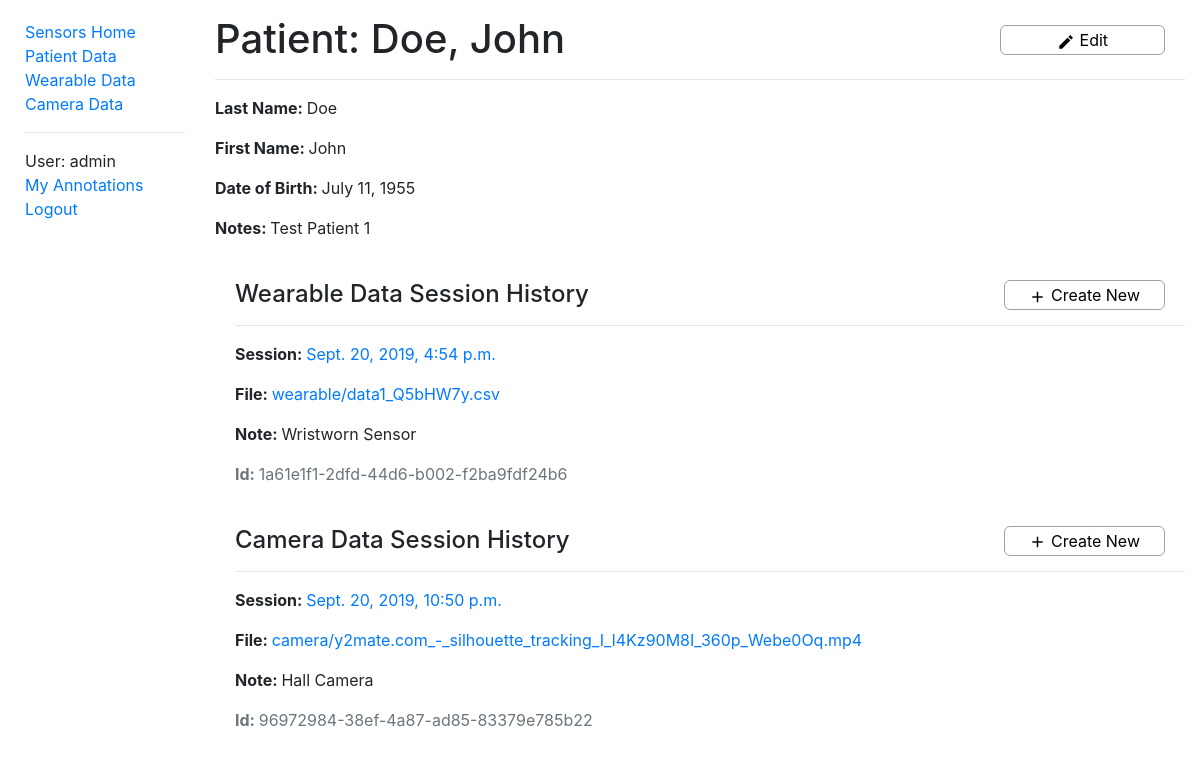
/sensors/patientdata/1 (signed in), run on the app's committed database.
### sensors/models.py (models this page shows, shortened)
class PatientData(models.Model):
    id = models.AutoField(primary_key=True)
    first_name = models.CharField(max_length=50, help_text='Patient first name')
    last_name = models.CharField(max_length=50, help_text='Patient last name')
    date_of_birth = models.DateField()
    notes = models.CharField(max_length=500, help_text='Notes regarding patient')
    class Meta:
        ordering = ['last_name']
        permissions = (("can_alter_patientdata", "Can create or edit patient data entries."),)
    def __str__(self):
        return f'{self.last_name}, {self.first_name}'

class WearableData(models.Model):
    id = models.UUIDField(primary_key=True, default=uuid.uuid4, help_text='Unique ID for this wearable data')
    patient = models.ForeignKey('PatientData', on_delete=models.CASCADE, null=True, related_name='wearables')
    filename = models.FileField(upload_to='wearable/')
    time = models.DateTimeField(help_text='Session date & time')
    note = models.CharField(max_length=500, help_text='Note regarding wearable data')
    class Meta:
        ordering = ['patient', '-time']
        permissions = (("can_alter_wearabledata", "Can create or edit wearable data entries."),)

class CameraData(models.Model):
    id = models.UUIDField(primary_key=True, default=uuid.uuid4, help_text='Unique ID for this wearable data')
    patient = models.ForeignKey('PatientData', on_delete=models.CASCADE, null=True, related_name='cameras')
    filename = models.FileField(upload_to='camera/')
    framerate = models.CharField(
        max_length=7,
        choices=FRAME_RATES,
        default='Film',
        help_text='Video framerate',
    )
    time = models.DateTimeField(help_text='Session date & time')
    note = models.CharField(max_length=500, help_text='Note regarding camera data')
    class Meta:
        ordering = ['patient', '-time']
        permissions = (("can_alter_cameradata", "Can create or edit camera data entries."),)

### sensors/views.py (the view)
# urls.py: re_path(r'^patientdata/(?P<pk>\d+)$', views.PatientDataDetailView.as_view(), name='patientdata-detail'),
class PatientDataDetailView(LoginRequiredMixin, generic.DetailView):
    model = PatientData

### sensors/context_processors.py (called while the page is built)
def extra_context(request):
    return {'media_url': settings.MEDIA_URL}

### sensors/templates/sensors/patientdata_detail.html
{% extends "base.html" %}
{% block content %}
  <div class="titleText">
    <h1>Patient: {{ patientdata }}</h1>
    {% if perms.sensors.can_alter_patientdata %}
      <button id="edit" class="titleButton controlButtonXL" data-toggle="tooltip" data-placement="bottom" data-trigger="hover"
            title="Edit Camera Data"><i class="material-icons buttonIconS">create</i> Edit</button>
    {% endif %}
  </div>
  <hr>
  <p><strong>Last Name: </strong>{{ patientdata.last_name }}</p>
  <p><strong>First Name: </strong>{{ patientdata.first_name }}</p>
  <p><strong>Date of Birth: </strong>{{ patientdata.date_of_birth }}</p>
  <p><strong>Notes: </strong>{{ patientdata.notes }}</p>
  <div style="margin-left:20px;margin-top:40px">
    <div class="titleText">
      <h4>Wearable Data Session History</h4>
      {% if perms.sensors.can_alter_wearabledata %}
        <button type='button' class="createNewSessionButton controlButtonXL"
                onclick='window.location.href="{% url 'create_wearabledata' patientdata.id %}"'>
          <i class="material-icons buttonIconS">add</i> Create New
        </button>
      {% endif %}
    </div>
    {% for wearable in patientdata.wearables.all %}
      <hr>
      <p><strong>Session: </strong><a href="{% url 'wearabledata-detail' wearable.id %}">{{ wearable.time }}</a></p>
      <p><strong>File: </strong><a href="{{ media_url }}{{ wearable.filename }}">{{ wearable.filename }}</a></p>
      <p><strong>Note: </strong>{{wearable.note}}</p>
      <p class='text-muted'><strong>Id: </strong>{{wearable.id}}</p>
    {% empty %}
      <hr>
      <p><em>No data.</em></p>
    {% endfor %}
  </div>
  <div style="margin-left:20px;margin-top:40px">
    <div class="titleText">
      <h4>Camera Data Session History</h4>
      {% if perms.sensors.can_alter_cameradata %}
        <button type='button' class="createNewSessionButton controlButtonXL"
                onclick='window.location.href="{% url 'create_cameradata' patientdata.id %}"'>
          <i class="material-icons buttonIconS">add</i> Create New</button>
      {% endif %}
    </div>
    {% for camera in patientdata.cameras.all %}
      <hr>
      <p><strong>Session: </strong><a href="{% url 'cameradata-detail' camera.id %}">{{ camera.time }}</a></p>
      <p><strong>File: </strong><a href="{{ media_url }}{{ camera.filename }}">{{ camera.filename }}</a></p>
      <p><strong>Note: </strong>{{camera.note}}</p>
      <p class='text-muted'><strong>Id: </strong>{{camera.id}}</p>
    {% empty %}
      <hr>
      <p><em>No data.</em></p>
    {% endfor %}
  </div>
{% endblock %}

### sensors/templates/base.html (shortened to what this page needs)
<!DOCTYPE html>
<html xmlns="http://www.w3.org/1999/xhtml" lang="en-GB" xml:lang="en-GB">
<head>
  <link rel="stylesheet"
        href="https://stackpath.bootstrapcdn.com/bootstrap/4.1.3/css/bootstrap.min.css"
>
  {% load static %}
  <link rel="stylesheet"
        href="{% static 'css/styles.css' %}">
</head>
<body>
<div class="container-fluid">
  <div class="row">
    <div class="col-sm-2">
      {% block sidebar %}
        <ul class="sidebar-nav">
          <li><a href="{% url 'index' %}">Sensors Home</a></li>
          {% if user.is_authenticated %}
            <li><a href="{% url 'patientdata' %}">Patient Data</a></li>
            <li><a href="{% url 'wearabledata' %}">Wearable Data</a></li>
            <li><a href="{% url 'cameradata' %}">Camera Data</a></li>
            <hr>
            <li>User: {{ user.get_username }}</li>
            <li><a href="{% url 'my-annotations' %}">My Annotations</a></li>
            <li><a href="{% url 'logout'%}?next={{request.path}}">Logout</a></li>
          {% else %}
            <li><a href="{% url 'login'%}?next={{request.path}}">Login</a></li>
          {% endif %}
        </ul>
      {% endblock %}
    </div>
    <div class="col-sm-10" style=margin-top:15px;padding:10">
      {% block content %}{% endblock %}
    </div>
  </div>
</div>
</body>
</html>

### sensors/static/css/styles.css (style rules this page uses)
.sidebar-nav { margin-top: 20px; margin-left: 10px; padding: 0; list-style: none; }
.titleText { position: relative; }
.titleButton { position: absolute; right: 20px; top: 10px; }
.createNewSessionButton { position: absolute; right: 20px; top: 0; }
.buttonIconS { position: relative; font-size: 18px; vertical-align: middle; }
.controlButtonXL, .controlButtonL2, .controlButtonL, .controlButtonM, .controlButtonS, .controlButtonXS, .dropDown, .dropDownS, .downloadFormatDropDown, .rewindTextValue, .otherText, .currentFrameText, .currentTimeText { display: table-cell; vertical-align: top; border: 1px solid #a0a0a0; }
.controlButtonXL, .controlButtonL2, .controlButtonL, .controlButtonM, .controlButtonS { background-color: white; height: 30px; border-radius: 6px; }
.controlButtonXL { width: 17%; min-width: 120px; }

### data on the page
PatientData: last_name+first_name "Doe, John", last_name "Doe", first_name "John", date_of_birth "July 11, 1955", notes "Test Patient 1"
WearableData: time "Sept. 20, 2019, 4:54 p.m.", filename "wearable/data1_Q5bHW7y.csv", note "Wristworn Sensor", id "1a61e1f1-2dfd-44d6-b002-f2ba9fdf24b6"
CameraData: time "Sept. 20, 2019, 10:50 p.m.", filename "camera/y2mate.com_-_silhouette_tracking_I_l4Kz90M8I_360p_Webe0Oq.mp4", note "Hall Camera", id "96972984-38ef-4a87-ad85-83379e785b22"

### other printed values
{{ user.get_username }} "admin"
